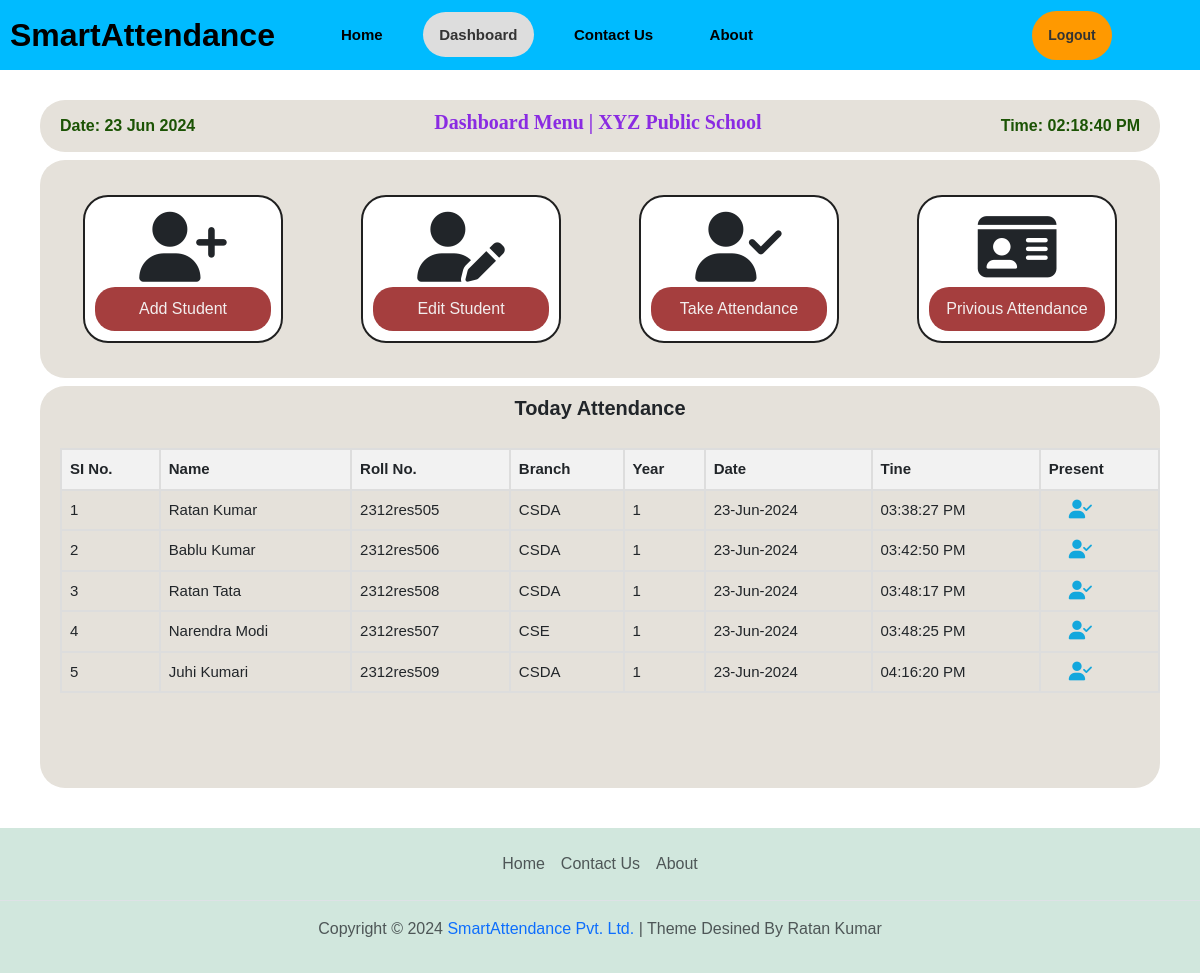
The page /dashboard (signed in) on the database its author committed.
### app.py (models this page shows, shortened)
class User(db.Model):
    id = db.Column(db.Integer, primary_key=True)
    name = db.Column(db.String(100), nullable=False)
    email = db.Column(db.String(100), unique=True, nullable=False)
    password = db.Column(db.String(100), nullable=False)
    created_at = db.Column(db.DateTime(timezone=True), server_default=func.now())

class Attendance(db.Model):
    atten_id = db.Column(db.Integer, primary_key=True)
    user_id = db.Column(db.Integer, db.ForeignKey('user.id'), nullable=False)
    st_name = db.Column(db.String(100), nullable=False)  # Added student name attribute
    roll_no = db.Column(db.String(100), nullable=False)  # Added roll_no attribute
    branch = db.Column(db.String(100), nullable=False)  # Added branch attribute
    year = db.Column(db.String(100), nullable=False)  # Added year attribute
    date = db.Column(db.String(20), nullable=False)
    time = db.Column(db.String(20), nullable=False)
    user = db.relationship('User', backref=db.backref('attendances', lazy=True))

### app.py (the view)
@app.route('/dashboard')
def dashboard():
    if 'email' in session:
        user = User.query.filter_by(email=session['email']).first()
        current_date = datetime.datetime.now().strftime("%d-%b-%Y")
        today_atten = Attendance.query.filter_by(user_id = user.id, date=current_date).all()
        return render_template('dashboard.html', active_page='dashboard', user=user, title='Dashboard', today_atten=today_atten)
    else:
        flash('You need to login first.', 'error')
        return redirect('/login')

### templates/dashboard.html (shortened to what this page needs)
{% extends "layout.html" %}
{% block content %}
<link rel="stylesheet" href="static\dashboard.css">
<div class="main-page">
    <div class="dashboard-page">
        <div class="Dashboard-menu-header">
            <h7 id="today_date">Date: {{ today_date }}</h7>
            <h1>Dashboard Menu | {{user.name}}</h1>
            <h7 id="today_time">Time: {{ today_time }}</h7>
        </div>
        <div class="Dashboard-menu">
            <div class="box">
                <i class="fa-solid fa-user-plus custom-icon"></i>
                <a href="/add_user">Add Student</a>
            </div>
            <div class="box">
                <i class="fas fa-user-edit custom-icon"></i>
                <a href="/edit_user">Edit Student</a>
            </div>
            <div class="box">
                <i class="fa-solid fa-user-check custom-icon"></i>
                <a href="/take_attendance">Take Attendance</a>
            </div>
            <div class="box">
                <i class="fa-solid fa-id-card custom-icon"></i>
                <a href="/pre_attendance">Privious Attendance</a>
            </div>
        </div>
        <div class="Dashboard-menu2">
            <h1>Today Attendance</h1>
            <div class="attendance-table">
                <table>
                    <thead>
                        <tr>
                            <th>SI No.</th>
                            <th>Name</th>
                            <th>Roll No.</th>
                            <th>Branch</th>
                            <th>Year</th>
                            <th>Date</th>
                            <th>Tine</th>
                            <th>Present</th>
                        </tr>
                    </thead>
                    <tbody id="student-data">
                        {% for atten in today_atten %}
                            <tr>
                                <td>{{ loop.index }}</td>
                                <td>{{ atten.st_name }}</td>
                                <td>{{ atten.roll_no }}</td>
                                <td>{{ atten.branch }}</td>
                                <td>{{ atten.year }}</td>
                                <td>{{ atten.date }}</td>
                                <td>{{ atten.time }}</td>
                                <td></td>
                            </tr>
                        {% endfor %}
                    </tbody>
                </table>
            </div>
        </div>
    </div>
</div>
{% endblock %}

### templates/layout.html (shortened to what this page needs)
<!DOCTYPE html>
<html lang="en">
<head>
    <link rel="stylesheet" href="https://cdnjs.cloudflare.com/ajax/libs/font-awesome/5.15.4/css/all.min.css">
    <link rel="stylesheet" href="https://cdnjs.cloudflare.com/ajax/libs/font-awesome/6.5.1/css/all.min.css">
    <link href="https://cdn.jsdelivr.net/npm/bootstrap@5.3.3/dist/css/bootstrap.min.css" rel="stylesheet"
>
    <link rel="stylesheet" href="{{ url_for('static', filename='layout.css') }}">
</head>
<body>
    <header class="header">
        <a href="/" class="logo">SmartAttendance</a>
        <div class="navbars">
            <a href="/" {% if active_page == 'home' %}class="active"{% endif %}>Home</a>
            <a href="/dashboard" {% if active_page == 'dashboard' %}class="active"{% endif %}>Dashboard</a>
            <a href="/contactus" {% if active_page == 'contactus' %}class="active"{% endif %}>Contact Us</a>
            <a href="/about" {% if active_page == 'about' %}class="active"{% endif %}>About</a>
        </div>
        <div class="login-signup">
            {% if 'email' in session %}
                <button type="submit" style="margin: auto;"><a href="/logout">Logout</a></button>
            {% else %}
                <button type="submit"><a href="/login">Login</a></button>
                <button type="submit"><a href="/register">Register</a></button>
            {% endif %}
        </div>
    </header>
    {% block content %}{% endblock %}
    <footer class="py-3 bg-success-subtle">
        <ul class="nav justify-content-center border-bottom pb-3 mb-3">
          <li class="nav-item"><a href="/" class="nav-link px-2 text-body-secondary">Home</a></li>
          <li class="nav-item"><a href="/contactus" class="nav-link px-2 text-body-secondary">Contact Us</a></li>
          <li class="nav-item"><a href="/about" class="nav-link px-2 text-body-secondary">About</a></li>
        </ul>
        <p class="text-center text-body-secondary"> Copyright © 2024 <a href="/" style="text-decoration: none;">SmartAttendance Pvt. Ltd.</a> | Theme Desined By Ratan Kumar</p>
    </footer>
</body>
</html>

### static/layout.css (style rules this page uses)
* { margin: 0px; padding: 0px; box-sizing: border-box; font-family: sans-serif; }
body { width: 100%; height: auto; }
.header { width: 100%; height: 70px; background-color: rgb(0,187,255); padding: 10px; display: flex; align-items: center; position: fixed; }
.logo { font-size: 32px; color: black; text-decoration: none; font-weight: 700; width: 25%; }
.navbars { width: 55%; }
.navbars a { font-size: 15px; color: black; text-decoration: none; font-weight: 700; text-align: center; padding: 14px 16px; margin-left: 20px; }
.navbars a.active { background-color: #ddd; color: #333; border-radius: 30px; }
.login-signup { position: relative; width: 20%; display: flex; align-items: center; justify-content: center; }
button { border-radius: 25px; padding: 14px 16px; margin: 10px; border: none; background-color: #ff9900; cursor: pointer; transition: background-color 0.3s ease; font-size: 14px; color: black; }
button a { text-decoration: none; color: #333; font-size: 14px; font-weight: 700; }

### static/dashboard.css (style rules this page uses)
.main-page { height: auto; width: 100%; display: flex; }
.dashboard-page { height: auto; width: 100%; }
.Dashboard-menu-header { display: flex; align-items: center; justify-content: space-between; width: auto; height: auto; margin: 100px 40px 8px; background-color: #E5E1DA; border-radius: 25px; padding: 10px 20px 10px; }
.Dashboard-menu-header h1 { font-size: 20px; font-weight: bold; font-family: Georgia, 'Times New Roman', Times, serif; color: blueviolet; }
.Dashboard-menu-header h7 { color: rgb(27, 83, 4); font-weight: bold; }
.Dashboard-menu { display: flex; justify-content: space-evenly; align-items: center; width: auto; height: auto; margin: 8px 40px 8px; background-color: #E5E1DA; border-radius: 25px; flex-wrap: wrap; }
.box { width: 200px; height: auto; margin: 35px; border: 2px solid #202020; border-radius: 25px; background-color: #ffffff; padding: 10px; }
.custom-icon { display: flex; align-items: center; justify-content: center; font-size: 70px; margin: 5px; }
.box a { display: flex; justify-content: center; background-color: rgb(165, 62, 62); color: rgb(243, 238, 238); padding: 10px; border-radius: 20px; text-decoration: none; }
.Dashboard-menu2 { width: auto; height: auto; margin: 8px 40px 40px; background-color: #E5E1DA; border-radius: 25px; }
.Dashboard-menu2 h1 { font-size: 20px; font-weight: bold; text-align: center; padding: 10px; }
.attendance-table { height: 350px; overflow-y: auto; overflow-x: auto; font-size: 15px; padding: 10px 0px 30px 20px; }
table { width: 100%; border-collapse: collapse; }
th, td { border: 2px solid #ddd; padding: 8px; text-align: left; }
th { background-color: #f2f2f2; }

### rows shown on the page
User: name "XYZ Public School"
Attendance: st_name "Ratan Kumar", roll_no "2312res505", branch "CSDA", year "1", date "23-Jun-2024", time "03:38:27 PM"
Attendance: st_name "Bablu Kumar", roll_no "2312res506", branch "CSDA", year "1", date "23-Jun-2024", time "03:42:50 PM"
Attendance: st_name "Ratan Tata", roll_no "2312res508", branch "CSDA", year "1", date "23-Jun-2024", time "03:48:17 PM"
Attendance: st_name "Narendra Modi", roll_no "2312res507", branch "CSE", year "1", date "23-Jun-2024", time "03:48:25 PM"
Attendance: st_name "Juhi Kumari", roll_no "2312res509", branch "CSDA", year "1", date "23-Jun-2024", time "04:16:20 PM"
